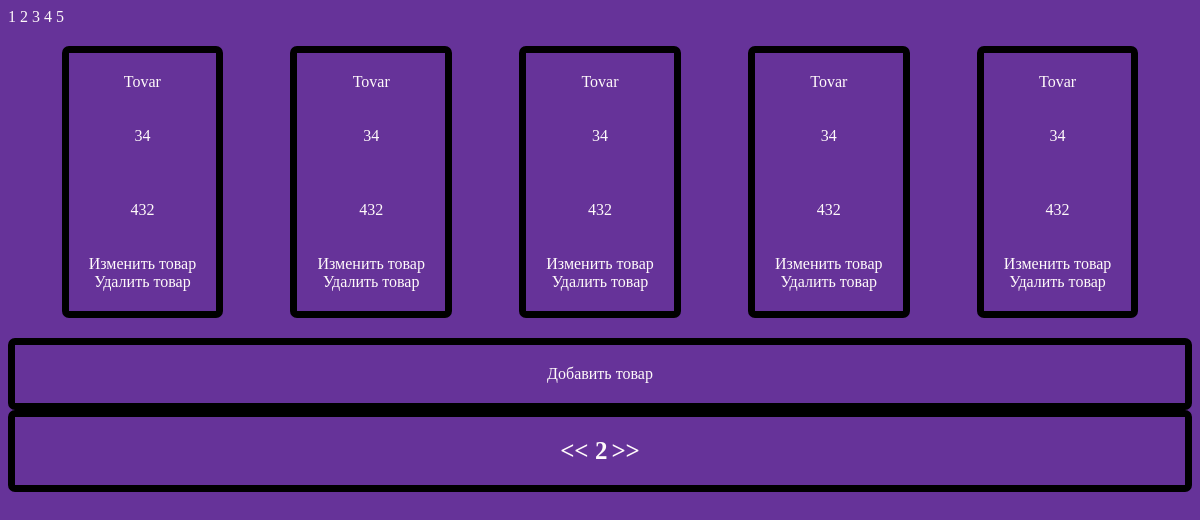
Page /app/index/?page=2&limit=5 on the committed database.
### items/models.py (models this page shows, shortened)
class Item(mod.Model):
    name = mod.CharField(verbose_name="Name", max_length=70)
    slug = mod.CharField("Slug", max_length=90)
    description = mod.TextField("Description")
    price = mod.IntegerField('Price')
    count = mod.IntegerField('Count')
    category = mod.ForeignKey(Category, on_delete=mod.CASCADE)
    updated_at = mod.DateTimeField("Updated at", auto_now=True)
    class Meta:
        verbose_name = 'Товар'
        verbose_name_plural = 'Товары'
        ordering = ['id']

### items/views.py (the view)
# urls.py: path('index/', index, name='index'),
def index(request):
    page = int(request.GET.get('page', 1))
    limit = int(request.GET.get('limit', 5))
    offset = int((page - 1) * limit)
    items = Item.objects.all()
    all_p = math.ceil(len(items) / limit)
    items = items[offset:offset + limit]
    return render(request, 'items/index.html',
                  {'items': items,
                   'page': page,
                   'limit': limit,
                   'all_p': all_p,
                   })

### templates/items/index.html
{% extends 'base.html' %}
{% load static %}
{% block style %}
<link rel="stylesheet" href="{% static 'css/style.css' %}">
{% endblock style %}
{% block content %}
<a href="{% url 'index' %}?page=1&limit=1">1</a>
<a href="{% url 'index' %}?page=1&limit=2">2</a>
<a href="{% url 'index' %}?page=1&limit=3">3</a>
<a href="{% url 'index' %}?page=1&limit=4">4</a>
<a href="{% url 'index' %}?page=1&limit=5">5</a>
<div class="cards">
{% for item in items %}
<div>
    <a href="{% url 'get_item' item.id %}">{{item.name}}</a>
        <p>{{ item.price }}</p>
        <p>{{ item.count }}</p>
    <a href="{% url 'izmen' item.id %}">Изменить товар</a>
    <br>
    <a href="{% url 'udalenie' item.id %}">Удалить товар</a>
</div>
{% endfor %}
</div>
<div>
    <a href="{% url 'dobavlenie' %}">Добавить товар</a>
</div>
<div class="pages">
    {% if page > 1 %}
        <a href="{% url 'index' %}?page={{page|add:-1}}&limit={{limit}}"> << </a>
    {% endif %}
    <span>{{page}}</span>
    {% if page < all_p %}
        <a href="{% url 'index' %}?page={{page|add:1}}&limit={{limit}}"> >> </a>
    {% endif %}
</div>
{% endblock content %}

### static/css/style.css (style rules this page uses)
body { background-color: rebeccapurple; }
div { color: snow; padding: 20px; border: 7px solid ; border-color: black; border-radius: 7px; text-align: center; }
a { text-align: center; color: snow; text-decoration:none }
p { color: snow; padding: 20px; border: 7px; border-color: black; border-radius: 7dvb; text-align: center; }
.cards { border: 0px solid ; display:flex; justify-content: space-around; flex-wrap:wrap; }
.pages a { font-size: 25px; font-weight: 600; }
span { font-size: 25px; font-weight: 600; }

### rows in the picture
Item: name "Tovar", price "34", count "432"
Item: name "Tovar", price "34", count "432"
Item: name "Tovar", price "34", count "432"
Item: name "Tovar", price "34", count "432"
Item: name "Tovar", price "34", count "432"

### other values in the picture
{{ page }} "2"
